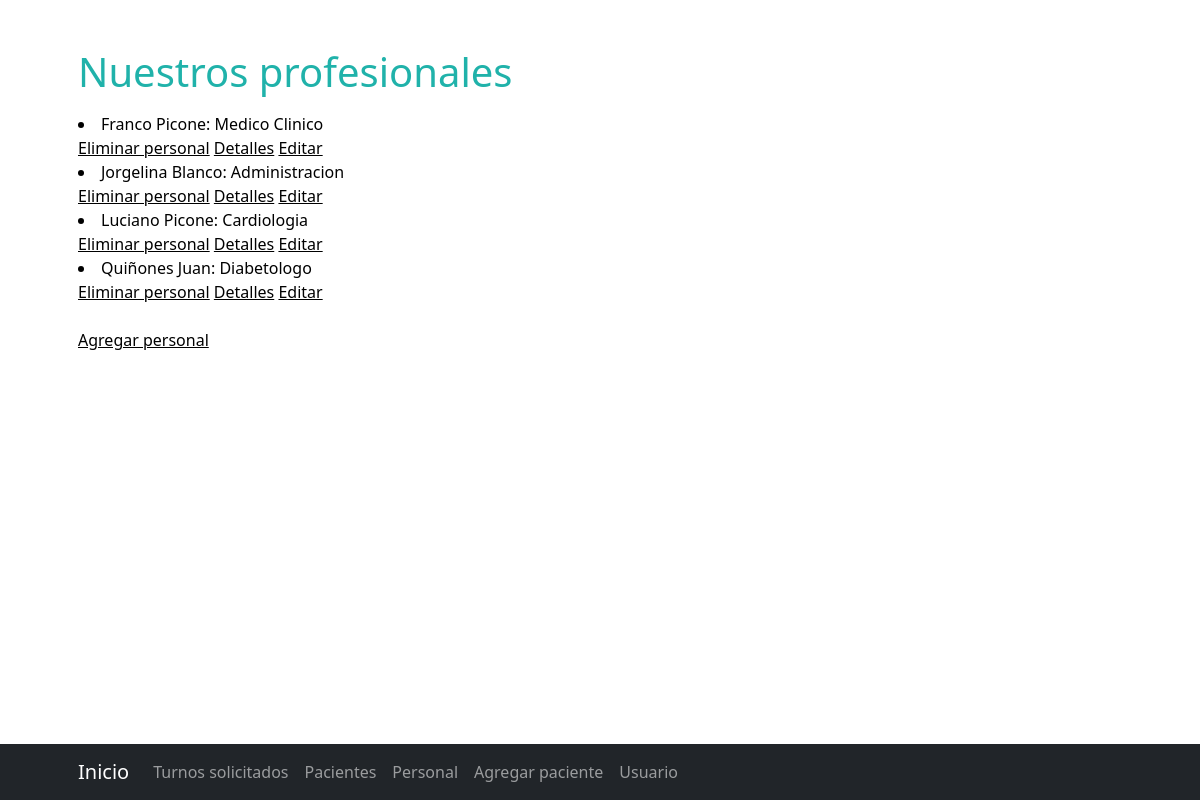
The page /personal/list (signed in) on the database as committed earlier.
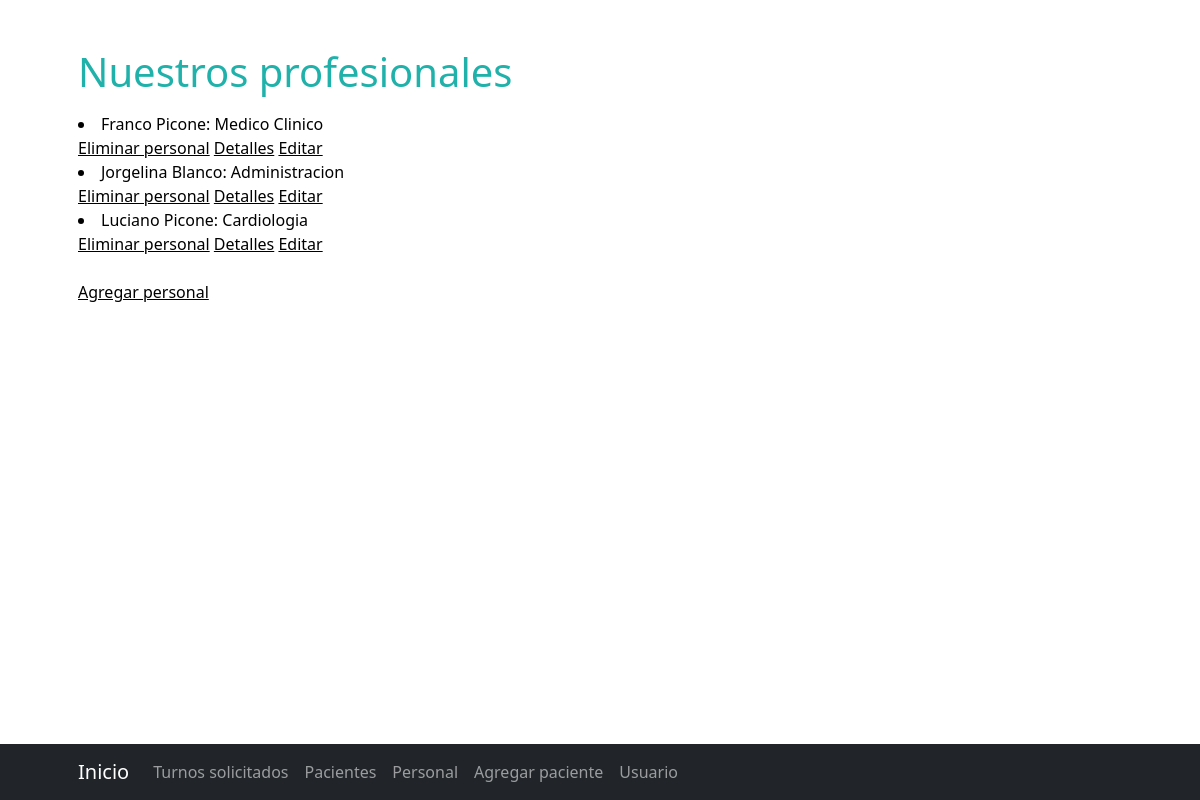
The same page on the database as committed later.
### appClinica/models.py (models this page shows)
class personal(models.Model):
    nombre = models.CharField(max_length=20)
    apellido = models.CharField(max_length=20)
    cargo = models.CharField(max_length=20)
    dni = models.IntegerField()
    def __str__(self) -> str:
        return self.nombre +" "+ self.apellido + ": " + self.cargo

### appClinica/views.py (the view)
# urls.py: path('personal/list', personalList2.as_view(), name='personal'),
class personalList2(LoginRequiredMixin, ListView):
    model = personal
    template_name = 'appClinica/personalList2.html'

### appClinica/templates/appClinica/personalList2.html
{% extends "appClinica/inicio.html" %}
{% load static %}
{% block titulo %}
    <h1 style="color:lightseagreen" class="mt-5"> Nuestros profesionales </h1>
{% endblock %}
{% block principal %}
    <p style="color:black">
        {% for personal in object_list %}
            <li style="color:black"> {{personal}} </li>
            <buton style="color:black">
                <a style="color:black" href="{% url 'personal_eliminar' personal.id %}"> Eliminar personal</a>
            </buton>
            <buton style="color:black">
                <a style="color:black" href="{% url 'personal_detalle' personal.id %}"> Detalles</a>
            </buton>
            <buton style="color:black">
                <a style="color:black" href="{% url 'personal_editar' personal.id %}"> Editar </a>
            </buton>
        {% endfor %}
        <br>
        <br>
        <a style="color:black" href="{% url 'personal_agregar' %}"> Agregar personal</a>
        <br>
        <br>
    </p>
{% endblock %}
{% block barra %}
    <li class="nav-item active"><a class="nav-link" href="{% url 'tsolicitado' %}">Turnos solicitados</a></li>
    <li class="nav-item"><a class="nav-link" href="{% url 'pacientes' %}">Pacientes</a></li>
    <li class="nav-item"><a class="nav-link" href="{% url 'personal' %}">Personal</a></li>
    <li class="nav-item"><a class="nav-link" href="{% url 'agregarpaciente' %}">Agregar paciente</a></li>
    <li class="nav-item"><a class="nav-link" href="{% url 'usuario' %}">Usuario</a></li>
{% endblock %}

Rows that differ between the two databases and show on the page:
removed personal: nombre+apellido+cargo "Quiñones Juan: Diabetologo"
